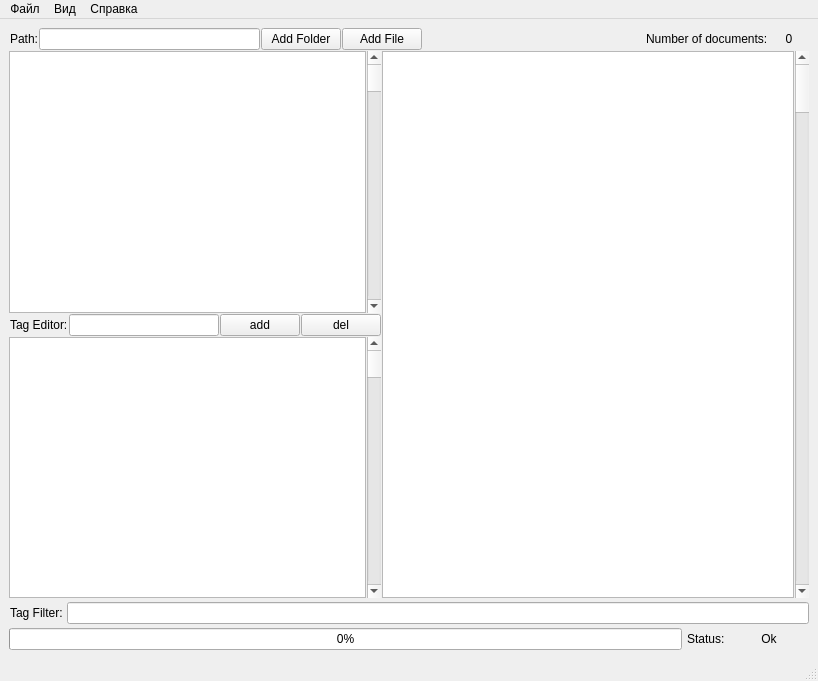
<?xml version="1.0" encoding="UTF-8"?>
<ui version="4.0">
 <class>MainWindow</class>
 <widget class="QMainWindow" name="MainWindow">
  <property name="geometry">
   <rect>
    <x>0</x>
    <y>0</y>
    <width>818</width>
    <height>681</height>
   </rect>
  </property>
  <property name="sizePolicy">
   <sizepolicy hsizetype="MinimumExpanding" vsizetype="MinimumExpanding">
    <horstretch>0</horstretch>
    <verstretch>0</verstretch>
   </sizepolicy>
  </property>
  <property name="windowTitle">
   <string>Librarian 0.1</string>
  </property>
  <property name="accessibleName">
   <string>lib_main</string>
  </property>
  <property name="accessibleDescription">
   <string>librarian program</string>
  </property>
  <property name="dockNestingEnabled">
   <bool>true</bool>
  </property>
  <property name="unifiedTitleAndToolBarOnMac">
   <bool>true</bool>
  </property>
  <widget class="QWidget" name="centralwidget">
   <property name="sizePolicy">
    <sizepolicy hsizetype="Expanding" vsizetype="Expanding">
     <horstretch>0</horstretch>
     <verstretch>0</verstretch>
    </sizepolicy>
   </property>
   <layout class="QVBoxLayout" name="verticalLayout" stretch="60,3,1">
    <property name="spacing">
     <number>4</number>
    </property>
    <property name="sizeConstraint">
     <enum>QLayout::SetMinAndMaxSize</enum>
    </property>
    <item>
     <layout class="QVBoxLayout" name="verticalLayout_2" stretch="1,25">
      <property name="spacing">
       <number>1</number>
      </property>
      <item>
       <layout class="QHBoxLayout" name="horizontalLayout_3">
        <item>
         <widget class="QLabel" name="label_7">
          <property name="text">
           <string>Path:</string>
          </property>
          <property name="indent">
           <number>1</number>
          </property>
         </widget>
        </item>
        <item>
         <widget class="QLineEdit" name="inputPathLine"/>
        </item>
        <item>
         <widget class="QPushButton" name="addFolderButton">
          <property name="text">
           <string>Add Folder</string>
          </property>
         </widget>
        </item>
        <item>
         <widget class="QPushButton" name="addFileButton">
          <property name="text">
           <string>Add File</string>
          </property>
         </widget>
        </item>
        <item>
         <spacer name="horizontalSpacer">
          <property name="orientation">
           <enum>Qt::Horizontal</enum>
          </property>
          <property name="sizeHint" stdset="0">
           <size>
            <width>40</width>
            <height>20</height>
           </size>
          </property>
         </spacer>
        </item>
        <item>
         <widget class="QLabel" name="label_2">
          <property name="text">
           <string>Number of documents:</string>
          </property>
          <property name="indent">
           <number>2</number>
          </property>
         </widget>
        </item>
        <item>
         <widget class="QLabel" name="label_3">
          <property name="minimumSize">
           <size>
            <width>40</width>
            <height>0</height>
           </size>
          </property>
          <property name="text">
           <string>0</string>
          </property>
          <property name="alignment">
           <set>Qt::AlignCenter</set>
          </property>
         </widget>
        </item>
       </layout>
      </item>
      <item>
       <layout class="QHBoxLayout" name="horizontalLayout_4" stretch="10,20,0">
        <item>
         <layout class="QVBoxLayout" name="verticalLayout_3" stretch="10,1,10">
          <item>
           <layout class="QHBoxLayout" name="horizontalLayout">
            <item>
             <widget class="QTreeView" name="treeView"/>
            </item>
            <item>
             <widget class="QScrollBar" name="verticalScrollBar_2">
              <property name="orientation">
               <enum>Qt::Vertical</enum>
              </property>
             </widget>
            </item>
           </layout>
          </item>
          <item>
           <layout class="QHBoxLayout" name="horizontalLayout_8">
            <item>
             <widget class="QLabel" name="label_5">
              <property name="text">
               <string>Tag Editor:</string>
              </property>
              <property name="indent">
               <number>1</number>
              </property>
             </widget>
            </item>
            <item>
             <widget class="QLineEdit" name="inputTagLine">
              <property name="minimumSize">
               <size>
                <width>150</width>
                <height>0</height>
               </size>
              </property>
             </widget>
            </item>
            <item>
             <widget class="QPushButton" name="addTagButton">
              <property name="sizePolicy">
               <sizepolicy hsizetype="Minimum" vsizetype="Fixed">
                <horstretch>0</horstretch>
                <verstretch>0</verstretch>
               </sizepolicy>
              </property>
              <property name="text">
               <string>add</string>
              </property>
             </widget>
            </item>
            <item>
             <widget class="QPushButton" name="deleteTagButton">
              <property name="text">
               <string>del</string>
              </property>
             </widget>
            </item>
           </layout>
          </item>
          <item>
           <layout class="QHBoxLayout" name="horizontalLayout_5">
            <item>
             <widget class="QListView" name="listView"/>
            </item>
            <item>
             <widget class="QScrollBar" name="verticalScrollBar_3">
              <property name="orientation">
               <enum>Qt::Vertical</enum>
              </property>
             </widget>
            </item>
           </layout>
          </item>
         </layout>
        </item>
        <item>
         <widget class="QColumnView" name="columnView"/>
        </item>
        <item>
         <widget class="QScrollBar" name="verticalScrollBar">
          <property name="orientation">
           <enum>Qt::Vertical</enum>
          </property>
         </widget>
        </item>
       </layout>
      </item>
     </layout>
    </item>
    <item>
     <layout class="QHBoxLayout" name="horizontalLayout_7">
      <item>
       <widget class="QLabel" name="label_4">
        <property name="text">
         <string>Tag Filter:</string>
        </property>
        <property name="indent">
         <number>1</number>
        </property>
       </widget>
      </item>
      <item>
       <widget class="QLineEdit" name="inputTagFilter"/>
      </item>
     </layout>
    </item>
    <item>
     <layout class="QHBoxLayout" name="horizontalLayout_2">
      <item>
       <widget class="QProgressBar" name="progressBar">
        <property name="value">
         <number>0</number>
        </property>
       </widget>
      </item>
      <item>
       <widget class="QLabel" name="label">
        <property name="minimumSize">
         <size>
          <width>0</width>
          <height>0</height>
         </size>
        </property>
        <property name="text">
         <string>Status:</string>
        </property>
        <property name="scaledContents">
         <bool>true</bool>
        </property>
        <property name="margin">
         <number>3</number>
        </property>
        <property name="indent">
         <number>1</number>
        </property>
       </widget>
      </item>
      <item>
       <widget class="QLabel" name="label_6">
        <property name="minimumSize">
         <size>
          <width>80</width>
          <height>0</height>
         </size>
        </property>
        <property name="text">
         <string>Ok</string>
        </property>
        <property name="alignment">
         <set>Qt::AlignCenter</set>
        </property>
        <property name="indent">
         <number>1</number>
        </property>
       </widget>
      </item>
     </layout>
    </item>
   </layout>
  </widget>
  <widget class="QMenuBar" name="menubar">
   <property name="geometry">
    <rect>
     <x>0</x>
     <y>0</y>
     <width>818</width>
     <height>21</height>
    </rect>
   </property>
   <property name="layoutDirection">
    <enum>Qt::LeftToRight</enum>
   </property>
   <widget class="QMenu" name="menu">
    <property name="title">
     <string>Файл</string>
    </property>
    <addaction name="addFolderMenuBut"/>
    <addaction name="addFileMenuBut"/>
    <addaction name="separator"/>
    <addaction name="exitButton"/>
   </widget>
   <widget class="QMenu" name="menu_2">
    <property name="title">
     <string>Вид</string>
    </property>
   </widget>
   <widget class="QMenu" name="menu_3">
    <property name="title">
     <string>Справка</string>
    </property>
    <addaction name="action_3"/>
   </widget>
   <addaction name="menu"/>
   <addaction name="menu_2"/>
   <addaction name="menu_3"/>
  </widget>
  <widget class="QStatusBar" name="statusbar">
   <property name="sizePolicy">
    <sizepolicy hsizetype="Expanding" vsizetype="Expanding">
     <horstretch>0</horstretch>
     <verstretch>0</verstretch>
    </sizepolicy>
   </property>
  </widget>
  <action name="addFolderMenuBut">
   <property name="text">
    <string>Add Folder</string>
   </property>
  </action>
  <action name="addFileMenuBut">
   <property name="text">
    <string>Add File</string>
   </property>
  </action>
  <action name="action_3">
   <property name="text">
    <string>About</string>
   </property>
  </action>
  <action name="exitButton">
   <property name="text">
    <string>Exit</string>
   </property>
  </action>
 </widget>
 <resources/>
 <connections>
  <connection>
   <sender>addFolderButton</sender>
   <signal>clicked()</signal>
   <receiver>inputPathLine</receiver>
   <slot>update()</slot>
   <hints>
    <hint type="sourcelabel">
     <x>48</x>
     <y>43</y>
    </hint>
    <hint type="destinationlabel">
     <x>151</x>
     <y>42</y>
    </hint>
   </hints>
  </connection>
  <connection>
   <sender>exitButton</sender>
   <signal>triggered()</signal>
   <receiver>MainWindow</receiver>
   <slot>close()</slot>
   <hints>
    <hint type="sourcelabel">
     <x>-1</x>
     <y>-1</y>
    </hint>
    <hint type="destinationlabel">
     <x>408</x>
     <y>340</y>
    </hint>
   </hints>
  </connection>
  <connection>
   <sender>addFileButton</sender>
   <signal>clicked()</signal>
   <receiver>inputPathLine</receiver>
   <slot>update()</slot>
   <hints>
    <hint type="sourcelabel">
     <x>129</x>
     <y>43</y>
    </hint>
    <hint type="destinationlabel">
     <x>151</x>
     <y>42</y>
    </hint>
   </hints>
  </connection>
  <connection>
   <sender>addTagButton</sender>
   <signal>clicked()</signal>
   <receiver>inputTagLine</receiver>
   <slot>update()</slot>
   <hints>
    <hint type="sourcelabel">
     <x>266</x>
     <y>324</y>
    </hint>
    <hint type="destinationlabel">
     <x>147</x>
     <y>323</y>
    </hint>
   </hints>
  </connection>
  <connection>
   <sender>deleteTagButton</sender>
   <signal>pressed()</signal>
   <receiver>listView</receiver>
   <slot>update()</slot>
   <hints>
    <hint type="sourcelabel">
     <x>347</x>
     <y>324</y>
    </hint>
    <hint type="destinationlabel">
     <x>187</x>
     <y>466</y>
    </hint>
   </hints>
  </connection>
  <connection>
   <sender>inputTagFilter</sender>
   <signal>returnPressed()</signal>
   <receiver>columnView</receiver>
   <slot>update()</slot>
   <hints>
    <hint type="sourcelabel">
     <x>436</x>
     <y>610</y>
    </hint>
    <hint type="destinationlabel">
     <x>68</x>
     <y>54</y>
    </hint>
   </hints>
  </connection>
 </connections>
</ui>
